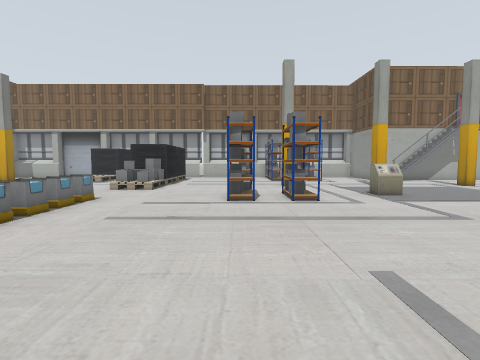
[1] (above)

22 first-person views from a walk through a robot-simulator world made for Gazebo. The camera is 1.2 m above the floor, tilts 4° down and sees 85° across. The floor is counted in squares, 1 m on a side. Each view is taken from the middle of a square. On the plan, view 1 faces up. The plan holds only what a view shows up to about 12 squares ahead; the rest is blank. Simple shapes stand in for some stock models. Some surface patterns are stand-ins.

[2]
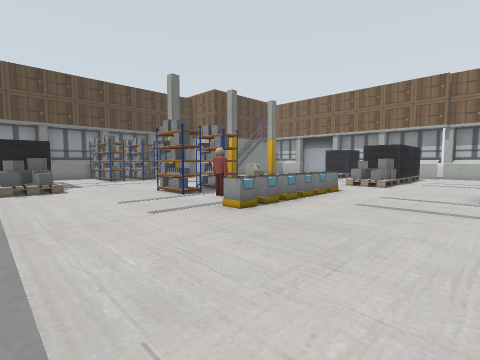

[3]
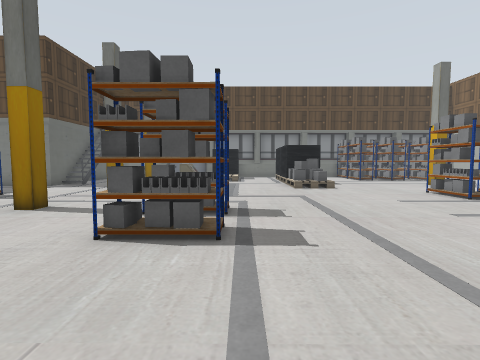

[4]
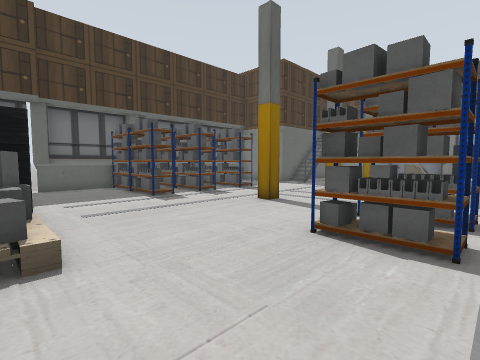

[5]
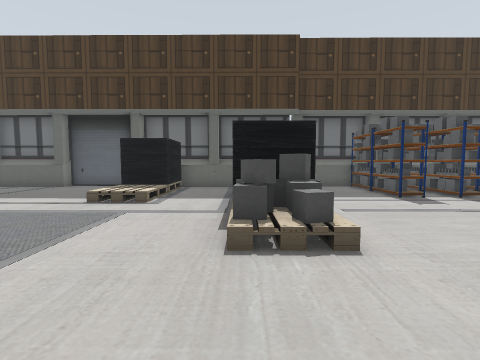

[6]
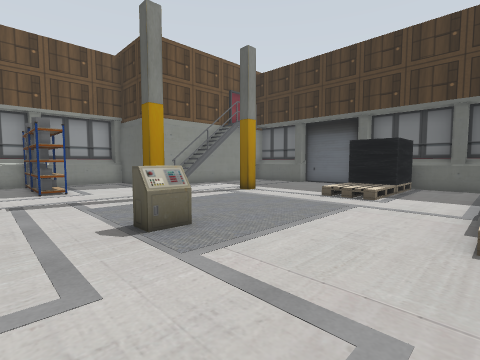

[7]
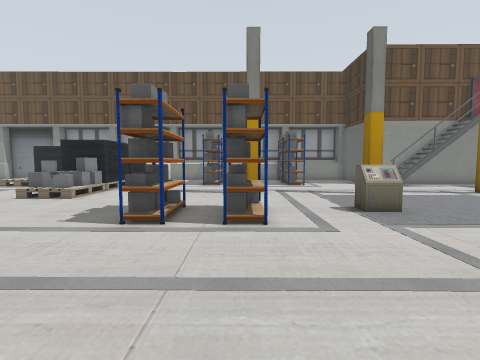

[8]
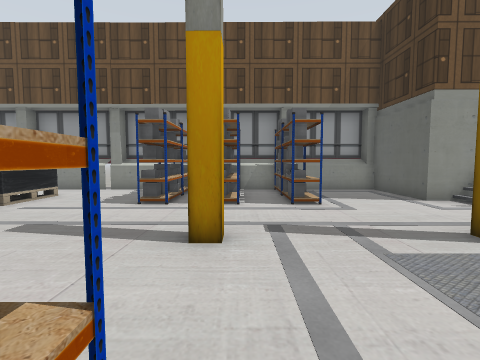

[9]
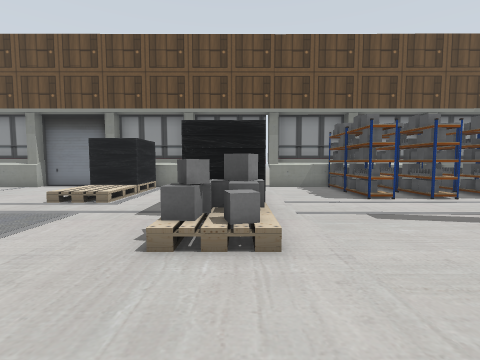

[10]
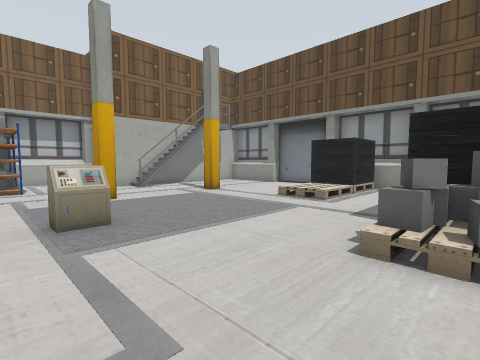

[11]
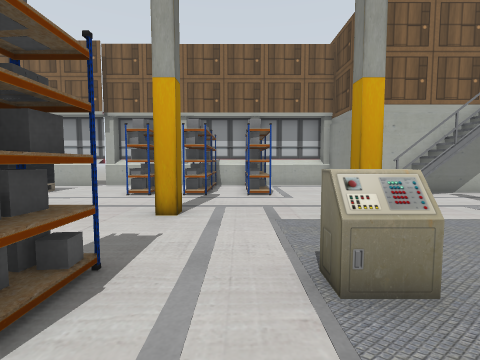

[12]
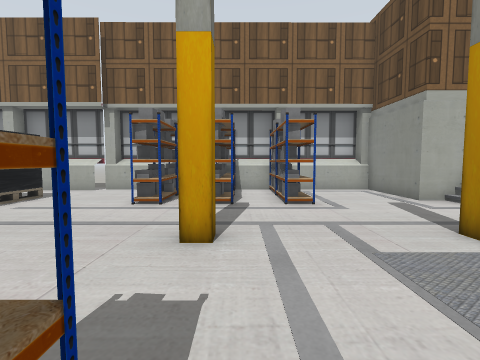

[13]
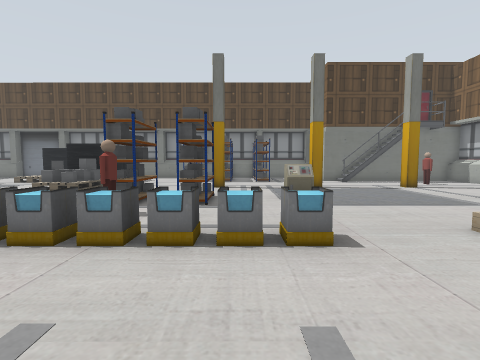

[14]
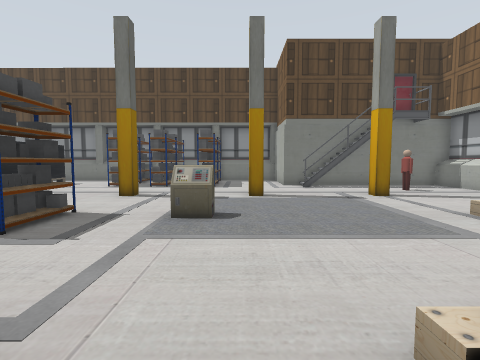

[15]
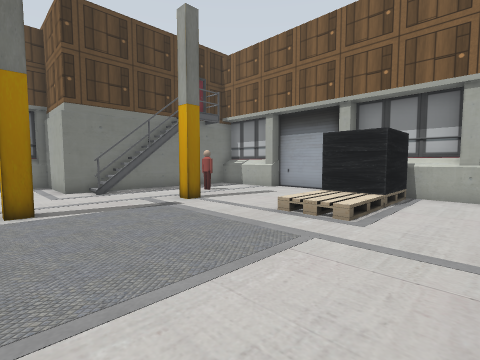

[16]
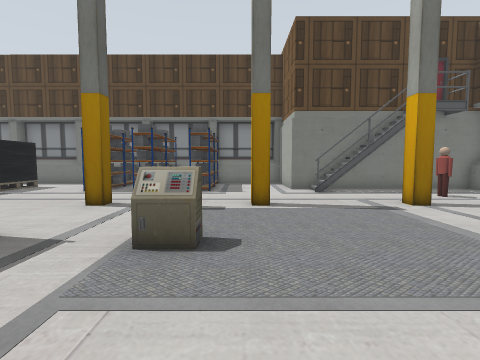

[17]
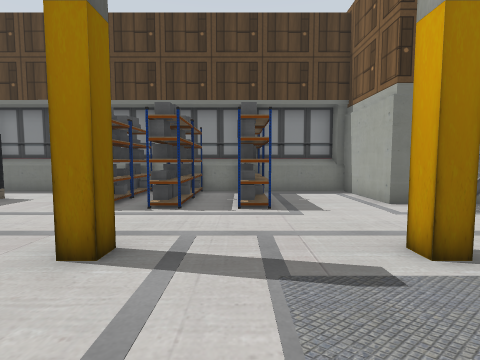

[18]
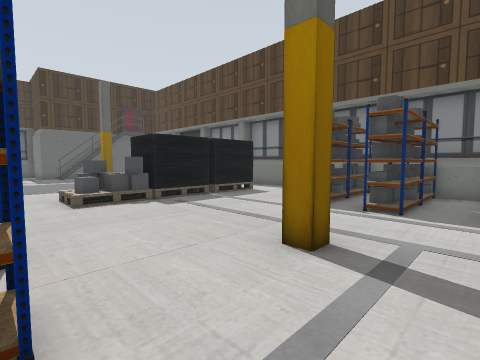

[19]
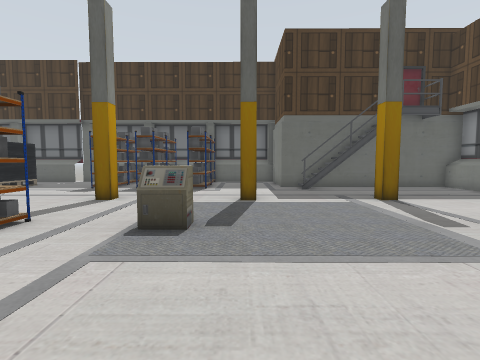

[20]
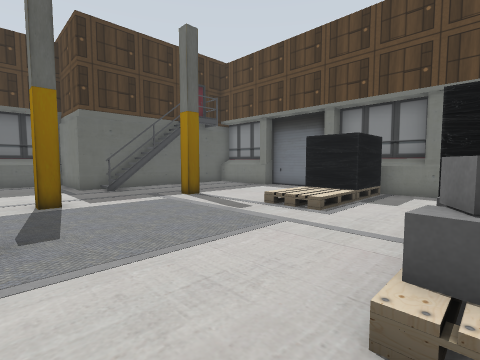

[21]
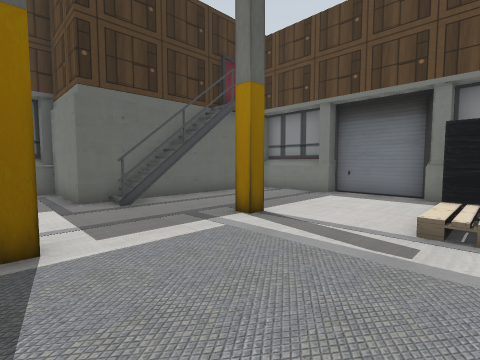

[22]
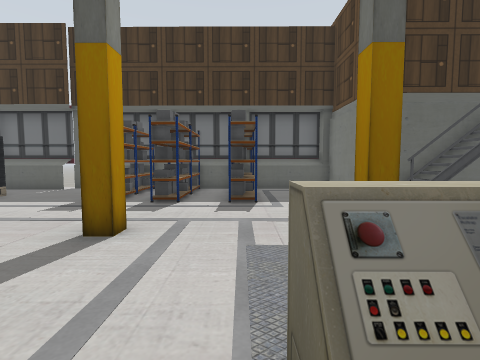

### Floor plan
Key: @ floor where view 1 was taken; # wall or solid block; x gap in a wall; . floor; = window, fence, low wall or low ledge; B bin; P person.
Columns run from 21 left of view 1 to 17 right of it. Each row starts with its distance up from view 1.
 21         ##       #####    #####
 20    #### ..   ######..#    #...#
 19    #......   #.......#    #...#
 18    #...... ###.. #...##  ##...#
 17    #..P....===.. #...######...#####
 16    #.......===.. #.............###
 15    ###..#.......  ...............
 14    ###..........   ..............   ..
 13    #............   ....#....#...#. ...
 12 ####............##....................
 11 #.......#.......==... ..............
 10 #.................... ....=........
  9 #####......=.........#.#..=......==#
  8 #####...........B................==####
  7 #...............B.....................#
  6 #####...#..##...B.................    #
  5 #...........x...B............###      #
  4 #####......##xP.B............=##=#=#..#
  3 #   ............B.....................#
  2   ....................................#
  1  .....................................#
  0 #..#######...........@...##.......#####
 -1 #.     ###........... ............##
 -2 #..  .....................#...#...##
 -3 #...................  ............#####
 -4 ####==.............. .................#
 -5    #==........####... ....==......#####
 -6 #  #==.....==.####........=...........#
 -7 #.............................#.......#
 -8 #....................=#..............=#
 -9 #....#....#...#......##...........#####
-10 #....................##..........##
-11 #....................  .......#..
-12 #....###.............# ..==......
-13 #....###....#.#.#....= ..==....
-14   #### ##...#.#.#....# ..## ....
-15         #...#.#.#........#  .....
-16         #...#.#.#........#   ....
-17         ##################

Where each view was taken, in squares from view 1:
view 1: 0 up, 0 right, facing up
view 2: 2 down, 0 right, facing up-left
view 3: 4 down, 0 right, facing left
view 4: 4 down, 0 right, facing down-left
view 5: 4 down, 1 right, facing down
view 6: 3 down, 1 right, facing down-right
view 7: 2 down, 1 left, facing right
view 8: 3 down, 5 right, facing right
view 9: 4 up, 4 right, facing right
view 10: 4 up, 4 right, facing up-right
view 11: 7 up, 4 right, facing up
view 12: 9 up, 3 right, facing up
view 13: 7 up, 1 left, facing left
view 14: 10 up, 4 left, facing left
view 15: 10 up, 6 left, facing up-left
view 16: 10 up, 6 left, facing left
view 17: 8 up, 10 left, facing left
view 18: 8 up, 10 left, facing down-left
view 19: 1 down, 11 left, facing down
view 20: 1 down, 10 left, facing down-left
view 21: 5 down, 11 left, facing down-left
view 22: 5 down, 9 left, facing down
